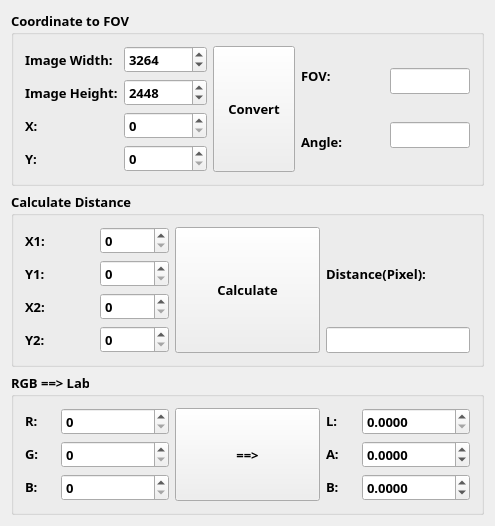
<?xml version="1.0" encoding="UTF-8"?>
<ui version="4.0">
 <class>coorconverttool</class>
 <widget class="QDockWidget" name="coorconverttool">
  <property name="geometry">
   <rect>
    <x>0</x>
    <y>0</y>
    <width>495</width>
    <height>472</height>
   </rect>
  </property>
  <property name="font">
   <font>
    <family>Microsoft Tai Le</family>
    <weight>75</weight>
    <bold>true</bold>
   </font>
  </property>
  <property name="windowTitle">
   <string>coorconverttool</string>
  </property>
  <widget class="QWidget" name="widget">
   <layout class="QVBoxLayout" name="verticalLayout_9">
    <item>
     <widget class="QGroupBox" name="groupBox">
      <property name="font">
       <font>
        <family>Microsoft Tai Le</family>
        <pointsize>10</pointsize>
        <weight>75</weight>
        <bold>true</bold>
       </font>
      </property>
      <property name="title">
       <string>Coordinate to FOV</string>
      </property>
      <layout class="QHBoxLayout" name="horizontalLayout">
       <item>
        <layout class="QVBoxLayout" name="verticalLayout">
         <item>
          <widget class="QLabel" name="label">
           <property name="text">
            <string>Image Width:</string>
           </property>
          </widget>
         </item>
         <item>
          <widget class="QLabel" name="label_2">
           <property name="text">
            <string>Image Height:</string>
           </property>
          </widget>
         </item>
         <item>
          <widget class="QLabel" name="label_3">
           <property name="text">
            <string>X:</string>
           </property>
          </widget>
         </item>
         <item>
          <widget class="QLabel" name="label_4">
           <property name="text">
            <string>Y:</string>
           </property>
          </widget>
         </item>
        </layout>
       </item>
       <item>
        <layout class="QVBoxLayout" name="verticalLayout_2">
         <item>
          <widget class="QSpinBox" name="fovImageWidthspinBox">
           <property name="minimum">
            <number>2</number>
           </property>
           <property name="maximum">
            <number>99999</number>
           </property>
           <property name="value">
            <number>3264</number>
           </property>
          </widget>
         </item>
         <item>
          <widget class="QSpinBox" name="fovImageHeightspinBox">
           <property name="minimum">
            <number>2</number>
           </property>
           <property name="maximum">
            <number>99999</number>
           </property>
           <property name="value">
            <number>2448</number>
           </property>
          </widget>
         </item>
         <item>
          <widget class="QSpinBox" name="fovXspinBox">
           <property name="minimum">
            <number>0</number>
           </property>
           <property name="maximum">
            <number>99999</number>
           </property>
           <property name="value">
            <number>0</number>
           </property>
          </widget>
         </item>
         <item>
          <widget class="QSpinBox" name="fovYspinBox">
           <property name="minimum">
            <number>0</number>
           </property>
           <property name="maximum">
            <number>99999</number>
           </property>
           <property name="value">
            <number>0</number>
           </property>
          </widget>
         </item>
        </layout>
       </item>
       <item>
        <widget class="QPushButton" name="fovpushButton">
         <property name="sizePolicy">
          <sizepolicy hsizetype="Minimum" vsizetype="Preferred">
           <horstretch>0</horstretch>
           <verstretch>0</verstretch>
          </sizepolicy>
         </property>
         <property name="font">
          <font>
           <family>Microsoft PhagsPa</family>
          </font>
         </property>
         <property name="text">
          <string>Convert</string>
         </property>
        </widget>
       </item>
       <item>
        <layout class="QVBoxLayout" name="verticalLayout_3">
         <item>
          <widget class="QLabel" name="label_5">
           <property name="text">
            <string>FOV:</string>
           </property>
          </widget>
         </item>
         <item>
          <widget class="QLabel" name="label_6">
           <property name="text">
            <string>Angle:</string>
           </property>
          </widget>
         </item>
        </layout>
       </item>
       <item>
        <layout class="QVBoxLayout" name="verticalLayout_4">
         <item>
          <widget class="QLineEdit" name="fovlineEdit">
           <property name="sizePolicy">
            <sizepolicy hsizetype="Minimum" vsizetype="Fixed">
             <horstretch>0</horstretch>
             <verstretch>0</verstretch>
            </sizepolicy>
           </property>
           <property name="maximumSize">
            <size>
             <width>80</width>
             <height>16777215</height>
            </size>
           </property>
          </widget>
         </item>
         <item>
          <widget class="QLineEdit" name="fovAnglelineEdit">
           <property name="sizePolicy">
            <sizepolicy hsizetype="Minimum" vsizetype="Fixed">
             <horstretch>0</horstretch>
             <verstretch>0</verstretch>
            </sizepolicy>
           </property>
           <property name="maximumSize">
            <size>
             <width>80</width>
             <height>16777215</height>
            </size>
           </property>
          </widget>
         </item>
        </layout>
       </item>
      </layout>
     </widget>
    </item>
    <item>
     <widget class="QGroupBox" name="groupBox_2">
      <property name="font">
       <font>
        <family>Microsoft Tai Le</family>
        <pointsize>10</pointsize>
        <weight>75</weight>
        <bold>true</bold>
       </font>
      </property>
      <property name="title">
       <string>Calculate Distance</string>
      </property>
      <layout class="QHBoxLayout" name="horizontalLayout_6">
       <item>
        <layout class="QVBoxLayout" name="verticalLayout_6">
         <item>
          <layout class="QHBoxLayout" name="horizontalLayout_2">
           <item>
            <widget class="QLabel" name="label_7">
             <property name="text">
              <string>X1:</string>
             </property>
            </widget>
           </item>
           <item>
            <widget class="QSpinBox" name="disX1spinBox">
             <property name="minimum">
              <number>0</number>
             </property>
             <property name="maximum">
              <number>99999</number>
             </property>
             <property name="value">
              <number>0</number>
             </property>
            </widget>
           </item>
          </layout>
         </item>
         <item>
          <layout class="QHBoxLayout" name="horizontalLayout_3">
           <item>
            <widget class="QLabel" name="label_8">
             <property name="text">
              <string>Y1:</string>
             </property>
            </widget>
           </item>
           <item>
            <widget class="QSpinBox" name="disY1spinBox">
             <property name="minimum">
              <number>0</number>
             </property>
             <property name="maximum">
              <number>99999</number>
             </property>
             <property name="value">
              <number>0</number>
             </property>
            </widget>
           </item>
          </layout>
         </item>
         <item>
          <layout class="QHBoxLayout" name="horizontalLayout_4">
           <item>
            <widget class="QLabel" name="label_9">
             <property name="text">
              <string>X2:</string>
             </property>
            </widget>
           </item>
           <item>
            <widget class="QSpinBox" name="disX2spinBox">
             <property name="minimum">
              <number>0</number>
             </property>
             <property name="maximum">
              <number>99999</number>
             </property>
             <property name="value">
              <number>0</number>
             </property>
            </widget>
           </item>
          </layout>
         </item>
         <item>
          <layout class="QHBoxLayout" name="horizontalLayout_5">
           <item>
            <widget class="QLabel" name="label_10">
             <property name="text">
              <string>Y2:</string>
             </property>
            </widget>
           </item>
           <item>
            <widget class="QSpinBox" name="disY2spinBox">
             <property name="minimum">
              <number>0</number>
             </property>
             <property name="maximum">
              <number>99999</number>
             </property>
             <property name="value">
              <number>0</number>
             </property>
            </widget>
           </item>
          </layout>
         </item>
        </layout>
       </item>
       <item>
        <widget class="QPushButton" name="dispushButton">
         <property name="sizePolicy">
          <sizepolicy hsizetype="Minimum" vsizetype="Preferred">
           <horstretch>0</horstretch>
           <verstretch>0</verstretch>
          </sizepolicy>
         </property>
         <property name="font">
          <font>
           <family>Microsoft PhagsPa</family>
          </font>
         </property>
         <property name="text">
          <string>Calculate</string>
         </property>
        </widget>
       </item>
       <item>
        <layout class="QVBoxLayout" name="verticalLayout_5">
         <item>
          <widget class="QLabel" name="label_11">
           <property name="font">
            <font>
             <family>Microsoft PhagsPa</family>
            </font>
           </property>
           <property name="text">
            <string>Distance(Pixel):</string>
           </property>
          </widget>
         </item>
         <item>
          <widget class="QLineEdit" name="dislineEdit">
           <property name="sizePolicy">
            <sizepolicy hsizetype="Minimum" vsizetype="Fixed">
             <horstretch>0</horstretch>
             <verstretch>0</verstretch>
            </sizepolicy>
           </property>
          </widget>
         </item>
        </layout>
       </item>
      </layout>
     </widget>
    </item>
    <item>
     <widget class="QGroupBox" name="groupBox_3">
      <property name="font">
       <font>
        <pointsize>10</pointsize>
       </font>
      </property>
      <property name="title">
       <string notr="true">RGB ==&gt; Lab</string>
      </property>
      <layout class="QHBoxLayout" name="horizontalLayout_13">
       <item>
        <layout class="QVBoxLayout" name="verticalLayout_7">
         <item>
          <layout class="QHBoxLayout" name="horizontalLayout_7">
           <item>
            <widget class="QLabel" name="label_12">
             <property name="sizePolicy">
              <sizepolicy hsizetype="Preferred" vsizetype="Fixed">
               <horstretch>0</horstretch>
               <verstretch>0</verstretch>
              </sizepolicy>
             </property>
             <property name="minimumSize">
              <size>
               <width>30</width>
               <height>0</height>
              </size>
             </property>
             <property name="maximumSize">
              <size>
               <width>30</width>
               <height>16777215</height>
              </size>
             </property>
             <property name="text">
              <string notr="true">R:</string>
             </property>
            </widget>
           </item>
           <item>
            <widget class="QSpinBox" name="rgb2lab_RGB_RspinBox">
             <property name="suffix">
              <string notr="true"/>
             </property>
             <property name="prefix">
              <string notr="true"/>
             </property>
             <property name="maximum">
              <number>255</number>
             </property>
            </widget>
           </item>
          </layout>
         </item>
         <item>
          <layout class="QHBoxLayout" name="horizontalLayout_8">
           <item>
            <widget class="QLabel" name="label_13">
             <property name="sizePolicy">
              <sizepolicy hsizetype="Preferred" vsizetype="Fixed">
               <horstretch>0</horstretch>
               <verstretch>0</verstretch>
              </sizepolicy>
             </property>
             <property name="minimumSize">
              <size>
               <width>30</width>
               <height>0</height>
              </size>
             </property>
             <property name="maximumSize">
              <size>
               <width>30</width>
               <height>16777215</height>
              </size>
             </property>
             <property name="text">
              <string notr="true">G:</string>
             </property>
            </widget>
           </item>
           <item>
            <widget class="QSpinBox" name="rgb2lab_RGB_GspinBox">
             <property name="suffix">
              <string notr="true"/>
             </property>
             <property name="prefix">
              <string notr="true"/>
             </property>
             <property name="maximum">
              <number>255</number>
             </property>
            </widget>
           </item>
          </layout>
         </item>
         <item>
          <layout class="QHBoxLayout" name="horizontalLayout_9">
           <item>
            <widget class="QLabel" name="label_14">
             <property name="sizePolicy">
              <sizepolicy hsizetype="Preferred" vsizetype="Fixed">
               <horstretch>0</horstretch>
               <verstretch>0</verstretch>
              </sizepolicy>
             </property>
             <property name="minimumSize">
              <size>
               <width>30</width>
               <height>0</height>
              </size>
             </property>
             <property name="maximumSize">
              <size>
               <width>30</width>
               <height>16777215</height>
              </size>
             </property>
             <property name="text">
              <string notr="true">B:</string>
             </property>
            </widget>
           </item>
           <item>
            <widget class="QSpinBox" name="rgb2lab_RGB_BspinBox">
             <property name="suffix">
              <string notr="true"/>
             </property>
             <property name="prefix">
              <string notr="true"/>
             </property>
             <property name="maximum">
              <number>255</number>
             </property>
            </widget>
           </item>
          </layout>
         </item>
        </layout>
       </item>
       <item>
        <widget class="QPushButton" name="RGB2LabpushButton">
         <property name="sizePolicy">
          <sizepolicy hsizetype="Minimum" vsizetype="Preferred">
           <horstretch>0</horstretch>
           <verstretch>0</verstretch>
          </sizepolicy>
         </property>
         <property name="font">
          <font>
           <family>Microsoft PhagsPa</family>
          </font>
         </property>
         <property name="text">
          <string>==&gt;</string>
         </property>
        </widget>
       </item>
       <item>
        <layout class="QVBoxLayout" name="verticalLayout_8">
         <item>
          <layout class="QHBoxLayout" name="horizontalLayout_10">
           <item>
            <widget class="QLabel" name="label_15">
             <property name="sizePolicy">
              <sizepolicy hsizetype="Preferred" vsizetype="Fixed">
               <horstretch>0</horstretch>
               <verstretch>0</verstretch>
              </sizepolicy>
             </property>
             <property name="minimumSize">
              <size>
               <width>30</width>
               <height>0</height>
              </size>
             </property>
             <property name="maximumSize">
              <size>
               <width>30</width>
               <height>16777215</height>
              </size>
             </property>
             <property name="text">
              <string notr="true">L:</string>
             </property>
            </widget>
           </item>
           <item>
            <widget class="QDoubleSpinBox" name="rgb2lab_Lab_LdoubleSpinBox">
             <property name="prefix">
              <string notr="true"/>
             </property>
             <property name="suffix">
              <string notr="true"/>
             </property>
             <property name="decimals">
              <number>4</number>
             </property>
             <property name="maximum">
              <double>100.000000000000000</double>
             </property>
            </widget>
           </item>
          </layout>
         </item>
         <item>
          <layout class="QHBoxLayout" name="horizontalLayout_11">
           <item>
            <widget class="QLabel" name="label_16">
             <property name="sizePolicy">
              <sizepolicy hsizetype="Preferred" vsizetype="Fixed">
               <horstretch>0</horstretch>
               <verstretch>0</verstretch>
              </sizepolicy>
             </property>
             <property name="minimumSize">
              <size>
               <width>30</width>
               <height>0</height>
              </size>
             </property>
             <property name="maximumSize">
              <size>
               <width>30</width>
               <height>16777215</height>
              </size>
             </property>
             <property name="text">
              <string notr="true">A:</string>
             </property>
            </widget>
           </item>
           <item>
            <widget class="QDoubleSpinBox" name="rgb2lab_Lab_adoubleSpinBox">
             <property name="prefix">
              <string notr="true"/>
             </property>
             <property name="suffix">
              <string notr="true"/>
             </property>
             <property name="decimals">
              <number>4</number>
             </property>
             <property name="minimum">
              <double>-128.000000000000000</double>
             </property>
             <property name="maximum">
              <double>127.000000000000000</double>
             </property>
            </widget>
           </item>
          </layout>
         </item>
         <item>
          <layout class="QHBoxLayout" name="horizontalLayout_12">
           <item>
            <widget class="QLabel" name="label_17">
             <property name="sizePolicy">
              <sizepolicy hsizetype="Preferred" vsizetype="Fixed">
               <horstretch>0</horstretch>
               <verstretch>0</verstretch>
              </sizepolicy>
             </property>
             <property name="minimumSize">
              <size>
               <width>30</width>
               <height>0</height>
              </size>
             </property>
             <property name="maximumSize">
              <size>
               <width>30</width>
               <height>16777215</height>
              </size>
             </property>
             <property name="text">
              <string notr="true">B:</string>
             </property>
            </widget>
           </item>
           <item>
            <widget class="QDoubleSpinBox" name="rgb2lab_Lab_bdoubleSpinBox">
             <property name="prefix">
              <string notr="true"/>
             </property>
             <property name="suffix">
              <string notr="true"/>
             </property>
             <property name="decimals">
              <number>4</number>
             </property>
             <property name="minimum">
              <double>-128.000000000000000</double>
             </property>
             <property name="maximum">
              <double>127.000000000000000</double>
             </property>
            </widget>
           </item>
          </layout>
         </item>
        </layout>
       </item>
      </layout>
     </widget>
    </item>
   </layout>
  </widget>
 </widget>
 <layoutdefault spacing="6" margin="11"/>
 <resources/>
 <connections/>
</ui>
